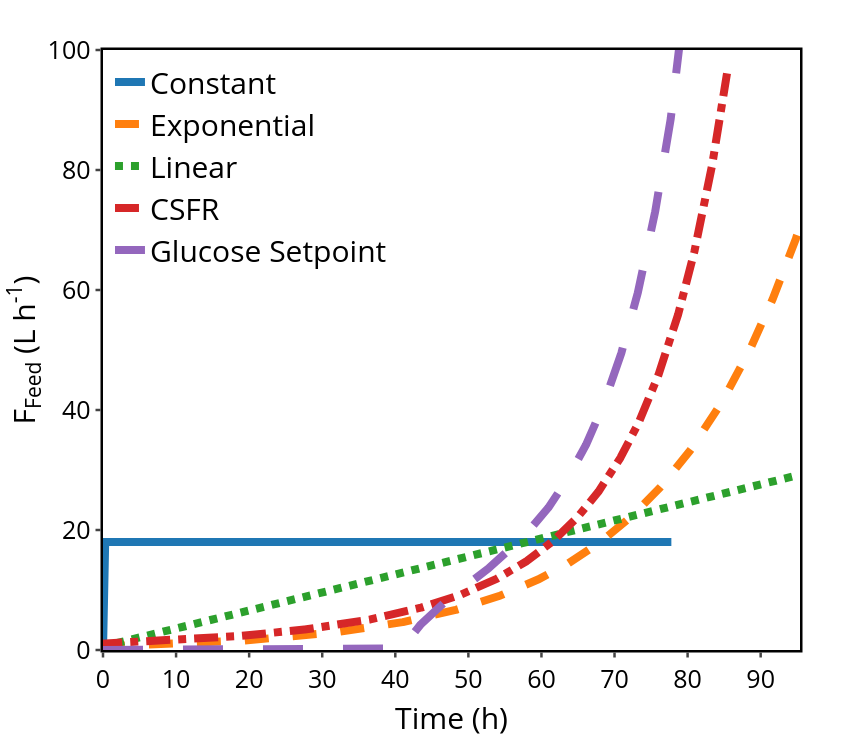

Notebook source saved alongside this figure:
### Code cell
# -----------------------------------------------------------------------------
# Additional Figure 1A-only: Process Feed Rate panel isolated
# -----------------------------------------------------------------------------
fig_fb_panel_a = go.Figure()

for s in strategies:
    tr = traces[s]
    if s == FeedStrategy.CSFR:
        label = "CSFR"
    else:
        label = s.name.replace("_", " ").title()
    color = color_map[s]
    dash = line_dash_map[s]

    fig_fb_panel_a.add_trace(
        go.Scatter(
            x=tr.t,
            y=tr.F_process,
            mode="lines",
            name=label,
            line=dict(width=8, color=color, dash=dash),
        )
    )

fig_fb_panel_a.update_xaxes(
    title_text="Time (h)",
    showline=True,
    linewidth=axis_line_width,
    linecolor="black",
    mirror=True,
    ticks="outside",
    tickwidth=tick_width,
)
fig_fb_panel_a.update_yaxes(
    title_text="F<sub>Feed</sub> (L h<sup>-1</sup>)",
    showline=True,
    linewidth=axis_line_width,
    linecolor="black",
    mirror=True,
    ticks="outside",
    tickwidth=tick_width,
)

if FEDBATCH_AXIS_RANGES["A"]["x"] is not None:
    fig_fb_panel_a.update_xaxes(range=FEDBATCH_AXIS_RANGES["A"]["x"])
if FEDBATCH_AXIS_RANGES["A"]["y"] is not None:
    fig_fb_panel_a.update_yaxes(range=FEDBATCH_AXIS_RANGES["A"]["y"])

fig_fb_panel_a.update_layout(
    template="simple_white",
    height=750,
    width=850,
    font=dict(size=25, color="black"),
    legend=dict(
        title_text="",
        orientation="v",
        yanchor="top",
        y=0.99,
        xanchor="left",
        x=0.01,
        bgcolor="rgba(255,255,255,0.0)",
        font=dict(size=30),
    ),
    margin=dict(l=100, r=50, t=50, b=100),
)

fig_fb_panel_a.show()

fig_fb_panel_a.update_layout(
    paper_bgcolor="rgba(0,0,0,0)",
    plot_bgcolor="rgba(0,0,0,0)",
    legend=dict(bgcolor="rgba(0,0,0,0)"),
)

# -----------------------------------------------------------------------------
# 5) Export for publication/reproducibility
# -----------------------------------------------------------------------------
SAVE_EXPORTS = True

if SAVE_EXPORTS == True:

    out_dir = Path.cwd()
    # csv_path = out_dir / "fedbatch_strategy_comparison_metrics.csv"
    svg_path = out_dir / "fedbatch_strategy_comparison_panel_a.svg"
    # png_path = out_dir / "fedbatch_strategy_comparison.png"

    # metrics_df.to_csv(csv_path, index=False)
    # print(f"Saved metrics table: {csv_path}")

    try:
        fig_fb_panel_a.write_image(str(svg_path))
        # fig.write_image(str(png_path), scale=3)
        print(f"Saved figure: {svg_path}")
        # print(f"Saved figure: {png_path}")
    except Exception as exc:
        print("Image export skipped (install/enable kaleido if needed).")
        print(f"Export error: {exc}")

### Figure 1 — Plotly figure (JSON) as saved in the notebook; plotly's stock layout.template omitted (floating-point values rounded to 4 significant figures; data arrays with more than 128 entries replaced by an {"elided": "..."} marker saying what was removed)
{"data": [{"line": {"color": "#1f77b4", "dash": "solid", "width": 8}, "mode": "lines", "name": "Constant", "type": "scatter", "x": {"elided": "1557 float values"}, "y": {"elided": "1557 float values"}}, {"line": {"color": "#ff7f0e", "dash": "dash", "width": 8}, "mode": "lines", "name": "Exponential", "type": "scatter", "x": {"elided": "1909 float values"}, "y": {"elided": "1909 float values"}}, {"line": {"color": "#2ca02c", "dash": "dot", "width": 8}, "mode": "lines", "name": "Linear", "type": "scatter", "x": {"elided": "1895 float values"}, "y": {"elided": "1895 float values"}}, {"line": {"color": "#d62728", "dash": "dashdot", "width": 8}, "mode": "lines", "name": "CSFR", "type": "scatter", "x": {"elided": "1709 float values"}, "y": {"elided": "1709 float values"}}, {"line": {"color": "#9467bd", "dash": "longdash", "width": 8}, "mode": "lines", "name": "Glucose Setpoint", "type": "scatter", "x": {"elided": "1624 float values"}, "y": {"elided": "1624 float values"}}], "layout": {"font": {"color": "black", "size": 25}, "height": 750, "legend": {"bgcolor": "rgba(255,255,255,0.0)", "font": {"size": 30}, "orientation": "v", "title": {"text": ""}, "x": 0.01, "xanchor": "left", "y": 0.99, "yanchor": "top"}, "margin": {"b": 100, "l": 100, "r": 50, "t": 50}, "width": 850, "xaxis": {"linecolor": "black", "linewidth": 2.5, "mirror": true, "showline": true, "ticks": "outside", "tickwidth": 2.5, "title": {"text": "Time (h)"}}, "yaxis": {"linecolor": "black", "linewidth": 2.5, "mirror": true, "range": [0, 100], "showline": true, "ticks": "outside", "tickwidth": 2.5, "title": {"text": "F<sub>Feed</sub> (L h<sup>-1</sup>)"}}}}
